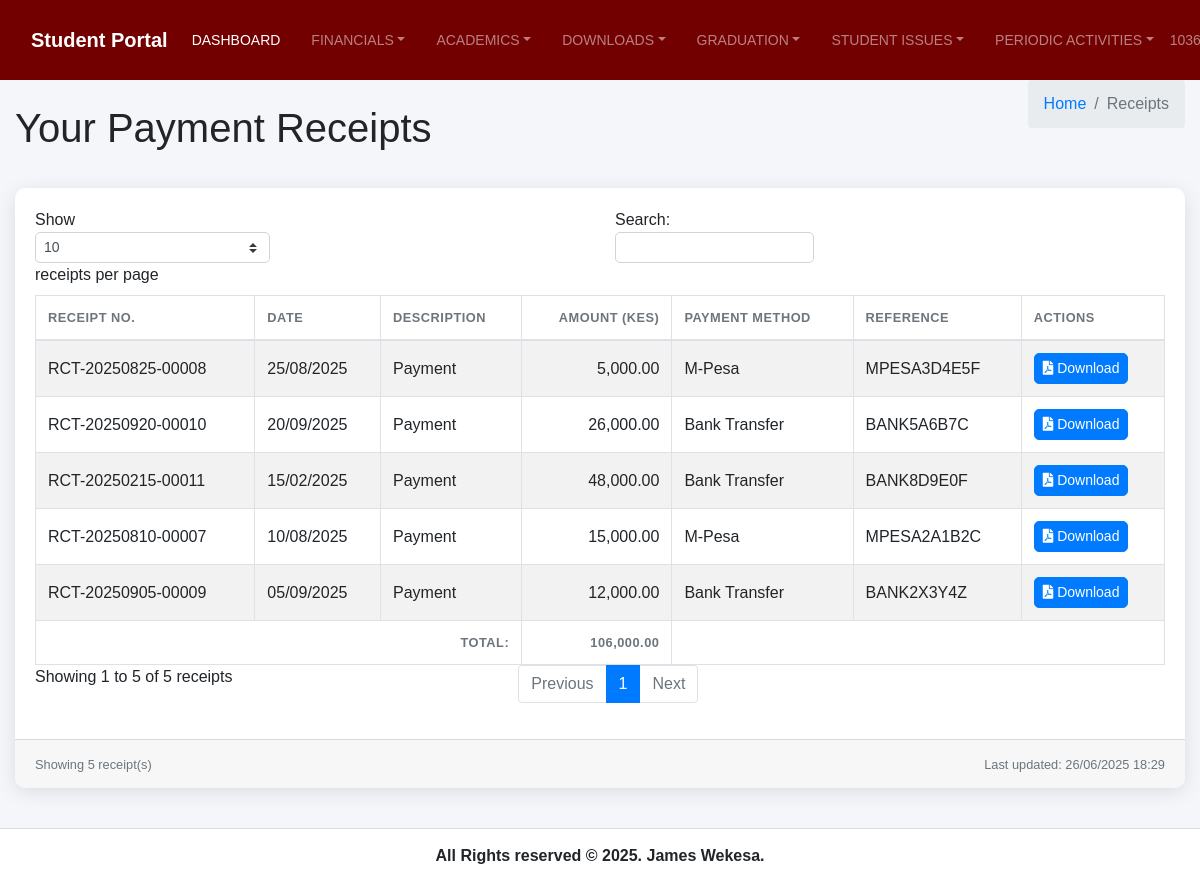
/Receipts.php (signed in), run on the app's committed database.
### tables this page shows
CREATE TABLE `payments` (
  `id` int(11) NOT NULL,
  `fee_id` int(11) NOT NULL,
  `amount` decimal(10,2) NOT NULL,
  `payment_date` date NOT NULL,
  `payment_method` varchar(50) NOT NULL,
  `reference_number` varchar(50) DEFAULT NULL,
  `receipt_number` varchar(50) DEFAULT NULL,
  `confirmed_by` int(11) DEFAULT NULL,
  `notes` text DEFAULT NULL,
  `created_at` timestamp NOT NULL DEFAULT current_timestamp()
);

### classes/Database.php (called while the page is built, shortened)
<?php
class Database
{
    private $host = DB_HOST;
    private $user = DB_USER;
    private $pass = DB_PASS;
    private $dbname = DB_NAME;
    private $dbh;
    private $stmt;
    public function __construct()
    {
        $dsn = 'mysql:host=' . $this->host . ';dbname=' . $this->dbname;
        $options = array(
            PDO::ATTR_PERSISTENT => true,
            PDO::ATTR_ERRMODE => PDO::ERRMODE_EXCEPTION
        );
        try {
            $this->dbh = new PDO($dsn, $this->user, $this->pass, $options);
        } catch (PDOException $e) {
            $this->error = $e->getMessage();
            echo $this->error;
        }
    }
    public function query($sql)
    {
        $this->stmt = $this->dbh->prepare($sql);
    }
    public function bind($param, $value, $type = null)
    {
        if (is_null($type)) {
            switch (true) {
                case is_int($value):
                    $type = PDO::PARAM_INT;
                    break;
            }
        }
        $this->stmt->bindValue($param, $value, $type);
    }
    public function execute()
    {
        return $this->stmt->execute();
    }
    public function resultSet()
    {
        $this->execute();
        return $this->stmt->fetchAll(PDO::FETCH_OBJ);
    }
    public function single()
    {
        $this->execute();
        return $this->stmt->fetch(PDO::FETCH_OBJ);
    }
}

### classes/Student.php (called while the page is built, shortened)
<?php
class Student
{
    private $db;
    public function __construct()
    {
        $this->db = new Database();
    }
    public function getStudentByUserId($user_id)
    {
        $this->db->query('SELECT * FROM students WHERE user_id = :user_id');
        $this->db->bind(':user_id', $user_id);
        return $this->db->single();
    }
    public function getStudentPayments($student_id, $limit = null)
    {
        $sql = 'SELECT
                    p.id,
                    p.amount,
                    p.payment_date,
                    p.payment_method,
                    COALESCE(p.reference_number, "N/A") as reference_number,
                    COALESCE(p.receipt_number, "N/A") as receipt_number,
                    p.confirmed_by,
                    p.notes,
                    f.description as fee_description,
                    f.id as fee_id
                FROM payments p
                JOIN fees f ON p.fee_id = f.id
                WHERE f.student_id = :student_id
                ORDER BY p.payment_date DESC';
        $this->db->query($sql);
        $this->db->bind(':student_id', $student_id);
        $results = $this->db->resultSet();
        return array_map(function ($payment) {
            return (object) [
                'id' => $payment->id ?? null,
                'amount' => $payment->amount ?? 0,
                'payment_date' => $payment->payment_date ?? null,
                'payment_method' => $payment->payment_method ?? 'Unknown',
                'reference_number' => $payment->reference_number ?? 'N/A',
                'receipt_number' => $payment->receipt_number ?? 'N/A',
                'confirmed_by' => $payment->confirmed_by ?? null,
                'notes' => $payment->notes ?? '',
                'fee_description' => $payment->fee_description ?? '',
                'fee_id' => $payment->fee_id ?? null
            ];
        }, $results ?: []);
    }
}

### Receipts.php (the view, shortened to what this page needs)
<?php
$student = new Student();
$student_profile = $student->getStudentByUserId($_SESSION['user_id'] ?? 0);
$receipts = $student->getStudentPayments($student_profile->id);
include 'includes/header.php';
include 'includes/navbar.php';
?>
<div class="content-wrapper">
    <section class="content-header">
        <div class="container-fluid">
            <div class="row mb-2">
                <div class="col-sm-6"><br>
                    <h1>Your Payment Receipts</h1>
                </div>
                <div class="col-sm-6">
                    <ol class="breadcrumb float-sm-right">
                        <li class="breadcrumb-item"><a href="dashboard.php">Home</a></li>
                        <li class="breadcrumb-item active">Receipts</li>
                    </ol>
                </div>
            </div>
        </div>
    </section>
    <section class="content">
        <div class="container-fluid">
            <div class="row">
                <div class="col-12">
                    <div class="card">
                        <div class="card-body">
                            <?php if (empty($receipts)): ?>
                                <div class="alert alert-info">
                                    <h5><i class="icon fas fa-info"></i> No Receipts Found!</h5>
                                    You don't have any payment receipts yet. Receipts will appear here after payments are
                                    processed.
                                </div>
                            <?php else: ?>
                                <div class="table-responsive">
                                    <table id="receiptsTable" class="table table-bordered table-striped">
                                        <thead>
                                            <tr>
                                                <th>Receipt No.</th>
                                                <th>Date</th>
                                                <th>Description</th>
                                                <th class="text-right">Amount (KES)</th>
                                                <th>Payment Method</th>
                                                <th>Reference</th>
                                                <th>Actions</th>
                                            </tr>
                                        </thead>
                                        <tbody>
                                            <?php foreach ($receipts as $receipt): ?>
                                                <tr>
                                                    <td><?= htmlspecialchars($receipt->receipt_number) ?></td>
                                                    <td><?= date('d/m/Y', strtotime($receipt->payment_date)) ?></td>
                                                    <td><?= htmlspecialchars($receipt->description ?? 'Payment') ?></td>
                                                    <td class="text-right"><?= number_format($receipt->amount, 2) ?></td>
                                                    <td><?= htmlspecialchars($receipt->payment_method) ?></td>
                                                    <td><?= htmlspecialchars($receipt->reference_number) ?></td>
                                                    <td>
                                                        <a href="?generate_pdf=<?= $receipt->id ?>"
                                                            class="btn btn-sm btn-primary" title="Download Receipt">
                                                            <i class="fas fa-file-pdf"></i> Download
                                                        </a>
                                                    </td>
                                                </tr>
                                            <?php endforeach; ?>
                                        </tbody>
                                        <tfoot>
                                            <tr>
                                                <th colspan="3" class="text-right">Total:</th>
                                                <th class="text-right">
                                                    <?= number_format(array_sum(array_column($receipts, 'amount')), 2) ?>
                                                </th>
                                                <th colspan="3"></th>
                                            </tr>
                                        </tfoot>
                                    </table>
                                </div>
                            <?php endif; ?>
                        </div>
                        <div class="card-footer">
                            <div class="row">
                                <div class="col-md-6">
                                    <small class="text-muted">Showing <?= count($receipts) ?> receipt(s)</small>
                                </div>
                                <div class="col-md-6 text-right">
                                    <small class="text-muted">Last updated: <?= date('d/m/Y H:i') ?></small>
                                </div>
                            </div>
                        </div>
                    </div>
                </div>
            </div>
        </div>
    </section>
</div>
<?php include 'includes/footer.php'; ?>

### assets/css/style.css (style rules this page uses)
body { font-family: 'Source Sans Pro', sans-serif; background-color: #f4f6f9; }
.card { border-radius: 10px; box-shadow: 0 4px 8px rgba(0, 0, 0, 0.1); border: none; }
.btn { border-radius: 5px; }
.table-responsive { border-radius: 10px; overflow: hidden; }
.table { margin-bottom: 0; }
.table th, .table td { vertical-align: middle; }

### assets/css/dashboard.css (style rules this page uses)
.content { padding: 20px 0; }
html, body { overflow-x: hidden; }
.card { border: none; border-radius: 10px; box-shadow: 0 4px 20px rgba(0, 0, 0, 0.1); overflow: hidden; }
.table th { font-weight: 600; text-transform: uppercase; font-size: 0.8rem; letter-spacing: 0.5px; color: #6c757d; }
.table td { vertical-align: middle; }

### data on the page
payments: receipt_number "RCT-20250920-00010", payment_date "20/09/2025", description "Payment", amount "26,000.00", payment_method "Bank Transfer", reference_number "BANK5A6B7C"
payments: receipt_number "RCT-20250905-00009", payment_date "05/09/2025", description "Payment", amount "12,000.00", payment_method "Bank Transfer", reference_number "BANK2X3Y4Z"
payments: receipt_number "RCT-20250825-00008", payment_date "25/08/2025", description "Payment", amount "5,000.00", payment_method "M-Pesa", reference_number "MPESA3D4E5F"
payments: receipt_number "RCT-20250810-00007", payment_date "10/08/2025", description "Payment", amount "15,000.00", payment_method "M-Pesa", reference_number "MPESA2A1B2C"
payments: receipt_number "RCT-20250215-00011", payment_date "15/02/2025", description "Payment", amount "48,000.00", payment_method "Bank Transfer", reference_number "BANK8D9E0F"

### other printed values
array_sum(array_column($receipts, 'amount')) "106,000.00"
count($receipts) "5"
